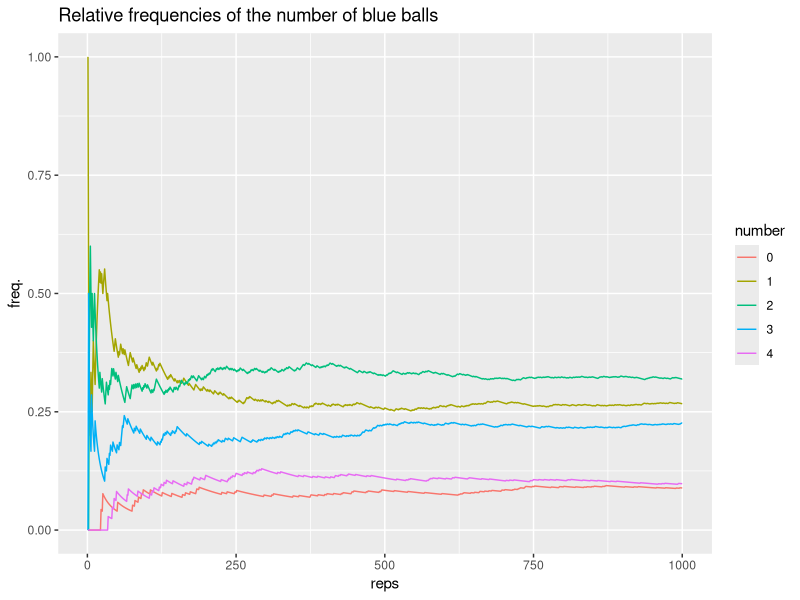

R code for this plot:
library(ggplot2)

bag1 <- c('white', 'white', 'red')
bag2 <- c(rep('white',3), 'red')
bags <- c('bag1', 'bag2')
repetitions <- 1000
drawn_balls <- character(repetitions)

set.seed(345)
for(i in 1:repetitions){
  #select 1 bag
  chosen_bag <- sample(bags,1)
  
  #draw a ball from chosen bag
  if(chosen_bag == 'bag1'){
    drawn_balls[i] <- sample(bag1, 1)
  } else{
    drawn_balls[i] <- sample(bag2, 1)
  }
}
##### less basic problem #####
set.seed(2345)
n <- 1000
drawn_balls <- matrix(0,nrow = n,ncol = 4)
box1 <- c(rep('blue',2), 'red')
box2 <- c(rep('blue',2), rep('red', 3), 'white')
for(i in 1:n){
  if(runif(1) > 0.5){
    drawn_balls[i,] <- sample(box1, size = 4, replace = TRUE)
  } else{
    drawn_balls[i,] <- sample(box2, size = 4, replace = TRUE)
  }
}
occurences <- rep(0,n)
for(i in 1:n){
occurences[i] <- sum((drawn_balls[i,]=="blue")==TRUE)
}
#occurences <- sum((drawn_balls=="blue")==TRUE)
freq_0 <- cumsum(occurences == 0) / 1:n
freq_1 <- cumsum(occurences == 1) / 1:n
freq_2 <- cumsum(occurences == 2) / 1:n
freq_3 <- cumsum(occurences == 3) / 1:n
freq_4 <- cumsum(occurences == 4) / 1:n
n_series = seq(1:n)
frequencies <- data.frame(n_series,"0" = freq_0,"1" = freq_1, "2" = freq_2,"3" = freq_3,"4" = freq_4)
#ggplot2() +qplot(seq_along(frequencies$freq_0), frequencies$freq_0)

ggplot(frequencies, aes(n_series, y = value, color = number)) +
  geom_line(aes(y = freq_0, col = "0")) +
  geom_line(aes(y = freq_1, col = "1")) +
  geom_line(aes(y = freq_2, col = "2")) +
  geom_line(aes(y = freq_3, col = "3")) +
  geom_line(aes(y = freq_4, col = "4")) +
  ggtitle("Relative frequencies of the number of blue balls") +
  xlab("reps") + ylab("freq.") 